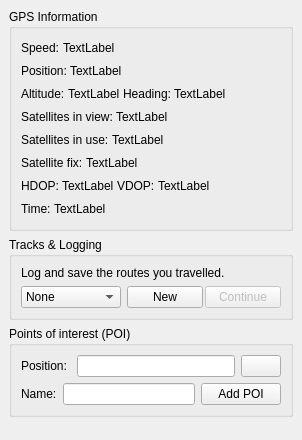
                    <widget class="QWidget" name="pageGPSInfo">
                     <layout class="QVBoxLayout" name="verticalLayout_8">
                      <property name="spacing">
                       <number>0</number>
                      </property>
                      <property name="margin">
                       <number>0</number>
                      </property>
                      <item>
                       <widget class="ButtonFrameWidget" name="frameTrack">
                        <property name="enabled">
                         <bool>true</bool>
                        </property>
                        <property name="sizePolicy">
                         <sizepolicy hsizetype="Fixed" vsizetype="Preferred">
                          <horstretch>0</horstretch>
                          <verstretch>0</verstretch>
                         </sizepolicy>
                        </property>
                        <property name="minimumSize">
                         <size>
                          <width>302</width>
                          <height>0</height>
                         </size>
                        </property>
                        <property name="maximumSize">
                         <size>
                          <width>302</width>
                          <height>16777215</height>
                         </size>
                        </property>
                        <property name="frameShape">
                         <enum>QFrame::NoFrame</enum>
                        </property>
                        <property name="frameShadow">
                         <enum>QFrame::Plain</enum>
                        </property>
                        <layout class="QVBoxLayout" name="verticalLayout_38">
                         <property name="spacing">
                          <number>6</number>
                         </property>
                         <property name="margin">
                          <number>9</number>
                         </property>
                         <item>
                          <widget class="QGroupBox" name="groupBox_3">
                           <property name="title">
                            <string>GPS Information</string>
                           </property>
                           <property name="flat">
                            <bool>true</bool>
                           </property>
                           <layout class="QVBoxLayout" name="verticalLayout_21">
                            <item>
                             <layout class="QVBoxLayout" name="verticalLayout_7">
                              <property name="spacing">
                               <number>3</number>
                              </property>
                              <property name="bottomMargin">
                               <number>0</number>
                              </property>
                              <item>
                               <layout class="QHBoxLayout" name="horizontalLayout_30">
                                <property name="bottomMargin">
                                 <number>0</number>
                                </property>
                                <item>
                                 <widget class="QLabel" name="label_24">
                                  <property name="text">
                                   <string>Speed:</string>
                                  </property>
                                 </widget>
                                </item>
                                <item>
                                 <widget class="QLabel" name="gpsLabelSpeed">
                                  <property name="text">
                                   <string>TextLabel</string>
                                  </property>
                                 </widget>
                                </item>
                                <item>
                                 <spacer name="horizontalSpacer_15">
                                  <property name="orientation">
                                   <enum>Qt::Horizontal</enum>
                                  </property>
                                  <property name="sizeHint" stdset="0">
                                   <size>
                                    <width>40</width>
                                    <height>20</height>
                                   </size>
                                  </property>
                                 </spacer>
                                </item>
                               </layout>
                              </item>
                              <item>
                               <layout class="QHBoxLayout" name="horizontalLayout_31">
                                <property name="bottomMargin">
                                 <number>0</number>
                                </property>
                                <item>
                                 <widget class="QLabel" name="label_27">
                                  <property name="text">
                                   <string>Position:</string>
                                  </property>
                                 </widget>
                                </item>
                                <item>
                                 <widget class="QLabel" name="gpsLabelPosition">
                                  <property name="text">
                                   <string>TextLabel</string>
                                  </property>
                                 </widget>
                                </item>
                                <item>
                                 <spacer name="horizontalSpacer_18">
                                  <property name="orientation">
                                   <enum>Qt::Horizontal</enum>
                                  </property>
                                  <property name="sizeHint" stdset="0">
                                   <size>
                                    <width>40</width>
                                    <height>20</height>
                                   </size>
                                  </property>
                                 </spacer>
                                </item>
                               </layout>
                              </item>
                              <item>
                               <layout class="QHBoxLayout" name="horizontalLayout_32">
                                <property name="bottomMargin">
                                 <number>0</number>
                                </property>
                                <item>
                                 <widget class="QLabel" name="label_29">
                                  <property name="text">
                                   <string>Altitude:</string>
                                  </property>
                                 </widget>
                                </item>
                                <item>
                                 <widget class="QLabel" name="gpsLabelAltitude">
                                  <property name="text">
                                   <string>TextLabel</string>
                                  </property>
                                 </widget>
                                </item>
                                <item>
                                 <widget class="QLabel" name="label_28">
                                  <property name="text">
                                   <string>Heading:</string>
                                  </property>
                                 </widget>
                                </item>
                                <item>
                                 <widget class="QLabel" name="gpsLabelHeading">
                                  <property name="text">
                                   <string>TextLabel</string>
                                  </property>
                                 </widget>
                                </item>
                                <item>
                                 <spacer name="horizontalSpacer">
                                  <property name="orientation">
                                   <enum>Qt::Horizontal</enum>
                                  </property>
                                  <property name="sizeHint" stdset="0">
                                   <size>
                                    <width>40</width>
                                    <height>20</height>
                                   </size>
                                  </property>
                                 </spacer>
                                </item>
                               </layout>
                              </item>
                              <item>
                               <layout class="QHBoxLayout" name="horizontalLayout_33">
                                <property name="bottomMargin">
                                 <number>0</number>
                                </property>
                                <item>
                                 <widget class="QLabel" name="label_30">
                                  <property name="text">
                                   <string>Satellites in view:</string>
                                  </property>
                                 </widget>
                                </item>
                                <item>
                                 <widget class="QLabel" name="gpsLabelSatellitesView">
                                  <property name="text">
                                   <string>TextLabel</string>
                                  </property>
                                 </widget>
                                </item>
                                <item>
                                 <spacer name="horizontalSpacer_3">
                                  <property name="orientation">
                                   <enum>Qt::Horizontal</enum>
                                  </property>
                                  <property name="sizeHint" stdset="0">
                                   <size>
                                    <width>40</width>
                                    <height>20</height>
                                   </size>
                                  </property>
                                 </spacer>
                                </item>
                               </layout>
                              </item>
                              <item>
                               <layout class="QHBoxLayout" name="horizontalLayout_36">
                                <property name="bottomMargin">
                                 <number>0</number>
                                </property>
                                <item>
                                 <widget class="QLabel" name="label_25">
                                  <property name="text">
                                   <string>Satellites in use:</string>
                                  </property>
                                 </widget>
                                </item>
                                <item>
                                 <widget class="QLabel" name="gpsLabelSatellitesUse">
                                  <property name="text">
                                   <string>TextLabel</string>
                                  </property>
                                 </widget>
                                </item>
                                <item>
                                 <spacer name="horizontalSpacer_26">
                                  <property name="orientation">
                                   <enum>Qt::Horizontal</enum>
                                  </property>
                                  <property name="sizeHint" stdset="0">
                                   <size>
                                    <width>40</width>
                                    <height>20</height>
                                   </size>
                                  </property>
                                 </spacer>
                                </item>
                               </layout>
                              </item>
                              <item>
                               <layout class="QHBoxLayout" name="horizontalLayout_37">
                                <property name="bottomMargin">
                                 <number>0</number>
                                </property>
                                <item>
                                 <widget class="QLabel" name="label_32">
                                  <property name="text">
                                   <string>Satellite fix:</string>
                                  </property>
                                 </widget>
                                </item>
                                <item>
                                 <widget class="QLabel" name="gpsLabelSatelliteFix">
                                  <property name="text">
                                   <string>TextLabel</string>
                                  </property>
                                 </widget>
                                </item>
                                <item>
                                 <spacer name="horizontalSpacer_27">
                                  <property name="orientation">
                                   <enum>Qt::Horizontal</enum>
                                  </property>
                                  <property name="sizeHint" stdset="0">
                                   <size>
                                    <width>40</width>
                                    <height>20</height>
                                   </size>
                                  </property>
                                 </spacer>
                                </item>
                               </layout>
                              </item>
                              <item>
                               <layout class="QHBoxLayout" name="horizontalLayout_35">
                                <property name="bottomMargin">
                                 <number>0</number>
                                </property>
                                <item>
                                 <widget class="QLabel" name="label_5">
                                  <property name="text">
                                   <string>HDOP:</string>
                                  </property>
                                 </widget>
                                </item>
                                <item>
                                 <widget class="QLabel" name="gpsLabelHdop">
                                  <property name="text">
                                   <string>TextLabel</string>
                                  </property>
                                 </widget>
                                </item>
                                <item>
                                 <widget class="QLabel" name="label_26">
                                  <property name="text">
                                   <string>VDOP:</string>
                                  </property>
                                 </widget>
                                </item>
                                <item>
                                 <widget class="QLabel" name="gpsLabelVdop">
                                  <property name="text">
                                   <string>TextLabel</string>
                                  </property>
                                 </widget>
                                </item>
                                <item>
                                 <spacer name="horizontalSpacer_25">
                                  <property name="orientation">
                                   <enum>Qt::Horizontal</enum>
                                  </property>
                                  <property name="sizeHint" stdset="0">
                                   <size>
                                    <width>40</width>
                                    <height>20</height>
                                   </size>
                                  </property>
                                 </spacer>
                                </item>
                               </layout>
                              </item>
                              <item>
                               <layout class="QHBoxLayout" name="horizontalLayout_34">
                                <property name="bottomMargin">
                                 <number>0</number>
                                </property>
                                <item>
                                 <widget class="QLabel" name="label_31">
                                  <property name="text">
                                   <string>Time:</string>
                                  </property>
                                 </widget>
                                </item>
                                <item>
                                 <widget class="QLabel" name="gpsLabelTime">
                                  <property name="text">
                                   <string>TextLabel</string>
                                  </property>
                                 </widget>
                                </item>
                                <item>
                                 <spacer name="horizontalSpacer_21">
                                  <property name="orientation">
                                   <enum>Qt::Horizontal</enum>
                                  </property>
                                  <property name="sizeHint" stdset="0">
                                   <size>
                                    <width>40</width>
                                    <height>20</height>
                                   </size>
                                  </property>
                                 </spacer>
                                </item>
                               </layout>
                              </item>
                             </layout>
                            </item>
                           </layout>
                          </widget>
                         </item>
                         <item>
                          <widget class="QGroupBox" name="groupBox_4">
                           <property name="sizePolicy">
                            <sizepolicy hsizetype="Preferred" vsizetype="Preferred">
                             <horstretch>0</horstretch>
                             <verstretch>0</verstretch>
                            </sizepolicy>
                           </property>
                           <property name="title">
                            <string>Tracks &amp;&amp; Logging</string>
                           </property>
                           <property name="flat">
                            <bool>true</bool>
                           </property>
                           <layout class="QVBoxLayout" name="verticalLayout_31">
                            <property name="spacing">
                             <number>6</number>
                            </property>
                            <property name="topMargin">
                             <number>9</number>
                            </property>
                            <property name="rightMargin">
                             <number>9</number>
                            </property>
                            <item>
                             <widget class="QLabel" name="label">
                              <property name="sizePolicy">
                               <sizepolicy hsizetype="Minimum" vsizetype="Minimum">
                                <horstretch>0</horstretch>
                                <verstretch>0</verstretch>
                               </sizepolicy>
                              </property>
                              <property name="minimumSize">
                               <size>
                                <width>0</width>
                                <height>0</height>
                               </size>
                              </property>
                              <property name="text">
                               <string>Log and save the routes you travelled.</string>
                              </property>
                              <property name="wordWrap">
                               <bool>true</bool>
                              </property>
                             </widget>
                            </item>
                            <item>
                             <layout class="QHBoxLayout" name="horizontalLayout_2">
                              <property name="bottomMargin">
                               <number>0</number>
                              </property>
                              <item>
                               <widget class="QComboBox" name="trackImportCb">
                                <property name="sizePolicy">
                                 <sizepolicy hsizetype="MinimumExpanding" vsizetype="Minimum">
                                  <horstretch>0</horstretch>
                                  <verstretch>0</verstretch>
                                 </sizepolicy>
                                </property>
                                <property name="minimumSize">
                                 <size>
                                  <width>100</width>
                                  <height>0</height>
                                 </size>
                                </property>
                                <item>
                                 <property name="text">
                                  <string>None</string>
                                 </property>
                                </item>
                               </widget>
                              </item>
                              <item>
                               <layout class="QHBoxLayout" name="horizontalLayout">
                                <property name="spacing">
                                 <number>2</number>
                                </property>
                                <property name="topMargin">
                                 <number>0</number>
                                </property>
                                <item>
                                 <widget class="QPushButton" name="trackNewButton">
                                  <property name="sizePolicy">
                                   <sizepolicy hsizetype="Minimum" vsizetype="Minimum">
                                    <horstretch>0</horstretch>
                                    <verstretch>0</verstretch>
                                   </sizepolicy>
                                  </property>
                                  <property name="maximumSize">
                                   <size>
                                    <width>16777215</width>
                                    <height>16777215</height>
                                   </size>
                                  </property>
                                  <property name="text">
                                   <string>New</string>
                                  </property>
                                 </widget>
                                </item>
                                <item>
                                 <widget class="QPushButton" name="trackConStopButton">
                                  <property name="enabled">
                                   <bool>false</bool>
                                  </property>
                                  <property name="sizePolicy">
                                   <sizepolicy hsizetype="Minimum" vsizetype="Minimum">
                                    <horstretch>0</horstretch>
                                    <verstretch>0</verstretch>
                                   </sizepolicy>
                                  </property>
                                  <property name="text">
                                   <string>Continue</string>
                                  </property>
                                 </widget>
                                </item>
                               </layout>
                              </item>
                             </layout>
                            </item>
                           </layout>
                          </widget>
                         </item>
                         <item>
                          <widget class="QGroupBox" name="groupBox">
                           <property name="title">
                            <string>Points of interest (POI)</string>
                           </property>
                           <property name="flat">
                            <bool>true</bool>
                           </property>
                           <layout class="QVBoxLayout" name="verticalLayout_24">
                            <item>
                             <layout class="QVBoxLayout" name="verticalLayout_6">
                              <property name="bottomMargin">
                               <number>0</number>
                              </property>
                              <item>
                               <layout class="QHBoxLayout" name="horizontalLayout_38">
                                <property name="bottomMargin">
                                 <number>0</number>
                                </property>
                                <item>
                                 <widget class="QLabel" name="label_33">
                                  <property name="text">
                                   <string>Position: </string>
                                  </property>
                                 </widget>
                                </item>
                                <item>
                                 <widget class="QLineEdit" name="lineEdit">
                                  <property name="toolTip">
                                   <string>Provide GPS coordinates or do left-click onto the map for custom GPS coordinates.</string>
                                  </property>
                                 </widget>
                                </item>
                                <item>
                                 <widget class="QPushButton" name="poi_gps_button">
                                  <property name="toolTip">
                                   <string>Use current position or select a point on the map.</string>
                                  </property>
                                  <property name="statusTip">
                                   <string>Use current GPS position.</string>
                                  </property>
                                  <property name="text">
                                   <string/>
                                  </property>
                                  <property name="icon">
                                   <iconset resource="luckygps.qrc">
                                    <normaloff>:/icons/youarehere.png</normaloff>:/icons/youarehere.png</iconset>
                                  </property>
                                 </widget>
                                </item>
                               </layout>
                              </item>
                              <item>
                               <layout class="QHBoxLayout" name="horizontalLayout_39">
                                <property name="bottomMargin">
                                 <number>0</number>
                                </property>
                                <item>
                                 <widget class="QLabel" name="label_34">
                                  <property name="text">
                                   <string>Name:</string>
                                  </property>
                                 </widget>
                                </item>
                                <item>
                                 <widget class="QLineEdit" name="lineEdit_2"/>
                                </item>
                                <item>
                                 <widget class="QPushButton" name="pushButton_2">
                                  <property name="text">
                                   <string>Add POI</string>
                                  </property>
                                 </widget>
                                </item>
                               </layout>
                              </item>
                             </layout>
                            </item>
                           </layout>
                          </widget>
                         </item>
                         <item>
                          <spacer name="verticalSpacer">
                           <property name="orientation">
                            <enum>Qt::Vertical</enum>
                           </property>
                           <property name="sizeHint" stdset="0">
                            <size>
                             <width>20</width>
                             <height>0</height>
                            </size>
                           </property>
                          </spacer>
                         </item>
                        </layout>
                       </widget>
                      </item>
                     </layout>
                    </widget>
